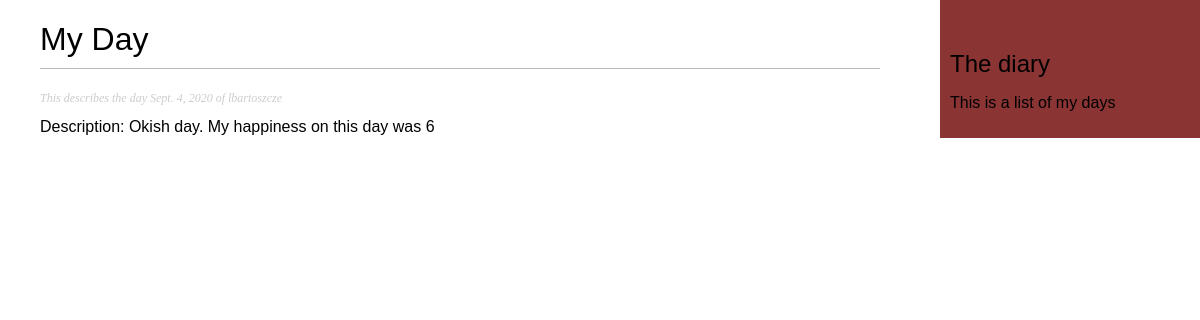
/diary/2020/9/4/my-day, run on the app's committed database.
### diary/models.py (models this page shows, shortened)
class Day (models.Model):
    Profile = models.ForeignKey (User, on_delete = models.PROTECT, default = 1)
    Date = models.DateField(default=timezone.now)
    Name = models.CharField(max_length = 100, default = 'My Day')
    Happiness_Score = models.IntegerField(default = 5)
    Description = models.CharField (max_length = 10000, default = 'Just an average day.')
    Privacy = models.CharField (max_length = 20, choices = PRIVACY_STATUS, default = 'private')
    Last_Edit_Time = models.DateTimeField(default = timezone.now)
    Slug = models.SlugField (max_length = 100, unique_for_date = 'Last_Edit_Time')
    objects = models.Manager()
    Public = PrivacyManager()
    class Meta:
        ordering = ('-Last_Edit_Time',)

### diary/views.py (the view)
def day_detail (request, year, month, date_day, day):
    day = get_object_or_404 (Day, Slug = day,
                            Privacy = 'public',
                            Last_Edit_Time__year = year,
                            Last_Edit_Time__month = month,
                            Last_Edit_Time__day = date_day)
    return render(request,
                'diary/day/detail.html',
                 {'day' : day})

### diary/templates/diary/day/detail.html (shortened to what this page needs)
{% extends "diary/base.html" %}
{% block content %}
  <h1>
    {{ day.Name }}
  </h1>
  <p class = 'date'>
    This describes the day {{ day.Date }} of {{ day.Profile }}
  </p>
  Description: {{day.Description}}.
  My happiness on this day was {{ day.Happiness_Score }}
{% endblock %}

### diary/static/diary.css (style rules this page uses)
body { margin:0; padding:0; font-family:verdana, sans-serif; }
h1 { font-weight:normal; border-bottom:1px solid #bbb; padding:0 0 10px 0; }
p.date { color:#ccc; font-family: times, serif; font-size: 12px; font-style: italic; }

### data on the page
Day: Name "My Day", Date "Sept. 4, 2020", Profile "lbartoszcze", Description "Okish day", Happiness_Score "6"
